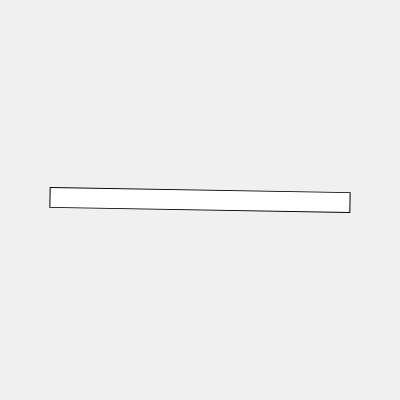
Frame 1 (no input)
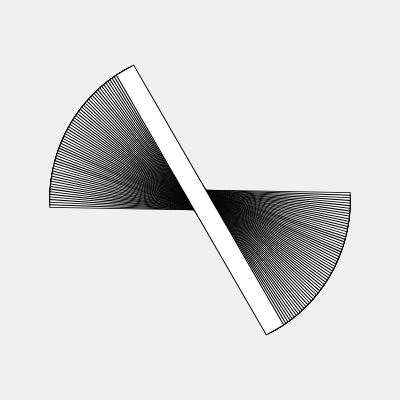
Frame 60 (no input)
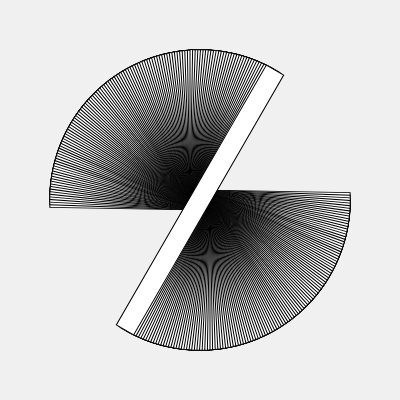
Frame 120 (the mouse pressed at the canvas centre since frame 60)

The p5.js sketch that drew these frames (run headless with seeded random() and noise() and a simulated clock; from frame 60 on, the mouse is pressed at the canvas centre):

// p5.js sketch
// ── sketch.js
function setup() {
	createCanvas(400, 400);
	background(240);
	rectMode(CENTER);
}

function draw() {
	//if (frameCount % 25 == 0) {
		//fill(random(255), random(255), random(255));
		//fill(0);
		translate(200, 200);
		rotate(radians(frameCount));
		rect(0, 0, 300, 20);
	//}
}
